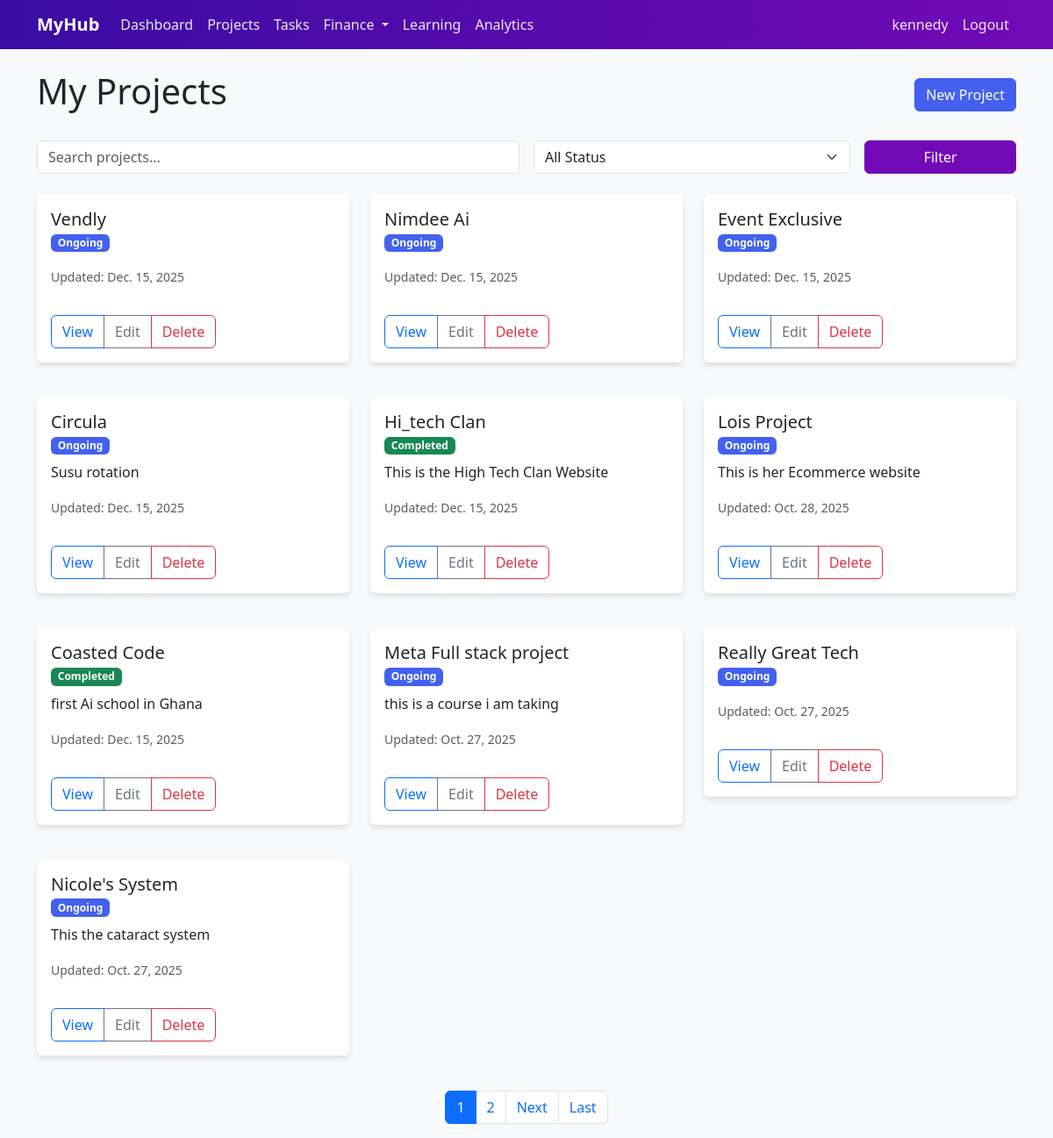
Page /projects/ (signed in) on the committed database.
### projects/models.py (models this page shows, shortened)
class Project(models.Model):
    STATUS_CHOICES = (
        ('ongoing', 'Ongoing'),
        ('completed', 'Completed'),
    )
    title = models.CharField(max_length=200)
    description = models.TextField(blank=True)
    owner = models.ForeignKey(settings.AUTH_USER_MODEL, on_delete=models.CASCADE, related_name='projects')
    status = models.CharField(max_length=10, choices=STATUS_CHOICES, default='ongoing')
    created_at = models.DateTimeField(auto_now_add=True)
    updated_at = models.DateTimeField(auto_now=True)

### projects/views.py (the view)
# urls.py: path('', ProjectListView.as_view(), name='project_list'),
class ProjectListView(LoginRequiredMixin, generic.ListView):
    model = Project
    template_name = 'projects/project_list.html'
    paginate_by = 10
    def get_queryset(self):
        queryset = Project.objects.filter(owner=self.request.user)
        search_query = self.request.GET.get('search', '')
        status_filter = self.request.GET.get('status', '')
        if search_query:
            queryset = queryset.filter(
                Q(title__icontains=search_query) |
                Q(description__icontains=search_query)
            )
        if status_filter:
            queryset = queryset.filter(status=status_filter)
        return queryset.order_by('-created_at')
    def get_context_data(self, **kwargs):
        context = super().get_context_data(**kwargs)
        context['search_query'] = self.request.GET.get('search', '')
        context['status_filter'] = self.request.GET.get('status', '')
        return context

### templates/projects/project_list.html (shortened to what this page needs)
{% extends "base.html" %}
{% load static %}
{% block content %}
<div class="d-flex justify-content-between align-items-center mb-4">
    <h1>My Projects</h1>
    <a href="{% url 'projects:project_create' %}" class="btn btn-primary">New Project</a>
</div>
<form method="get" class="mb-4">
    <div class="row g-3">
        <div class="col-md-6">
            <input type="text" name="search" class="form-control" placeholder="Search projects..." value="{{ search_query }}">
        </div>
        <div class="col-md-4">
            <select name="status" class="form-select">
                <option value="">All Status</option>
            </select>
        </div>
        <div class="col-md-2">
            <button type="submit" class="btn btn-secondary w-100">Filter</button>
        </div>
    </div>
</form>
<div class="row">
    {% for project in object_list %}
        <div class="col-md-4 mb-4">
            <div class="card">
                <div class="card-body">
                    <h5 class="card-title">{{ project.title }}</h5>
                    <h6 class="card-subtitle mb-2">
                        <span class="badge {% if project.status == 'completed' %}bg-success{% else %}bg-primary{% endif %}">
                            {{ project.get_status_display }}
                        </span>
                    </h6>
                    <p class="card-text">{{ project.description|truncatewords:30 }}</p>
                    <p class="card-text"><small class="text-muted">Updated: {{ project.updated_at|date }}</small></p>
                    <div class="btn-group">
                        <a href="{% url 'projects:project_detail' project.pk %}" class="btn btn-outline-primary">View</a>
                        <a href="{% url 'projects:project_edit' project.pk %}" class="btn btn-outline-secondary">Edit</a>
                        <a href="{% url 'projects:project_delete' project.pk %}" class="btn btn-outline-danger">Delete</a>
                    </div>
                </div>
            </div>
        </div>
    {% empty %}
        <div class="col-12">
            <p>No projects yet. <a href="{% url 'projects:project_create' %}">Create one</a>!</p>
        </div>
    {% endfor %}
</div>
{% if is_paginated %}
<nav aria-label="Page navigation">
    <ul class="pagination justify-content-center">
        {% for num in page_obj.paginator.page_range %}
            {% if page_obj.number == num %}
            <li class="page-item active"><span class="page-link">{{ num }}</span></li>
            {% elif num > page_obj.number|add:'-3' and num < page_obj.number|add:'3' %}
            <li class="page-item"><a class="page-link" href="?page={{ num }}">{{ num }}</a></li>
            {% endif %}
        {% endfor %}
        {% if page_obj.has_next %}
        <li class="page-item">
            <a class="page-link" href="?page={{ page_obj.next_page_number }}">Next</a>
        </li>
        <li class="page-item">
            <a class="page-link" href="?page={{ page_obj.paginator.num_pages }}">Last</a>
        </li>
        {% endif %}
    </ul>
</nav>
{% endif %}
{% endblock %}

### templates/base.html (shortened to what this page needs)
{% load static %}
<!DOCTYPE html>
<html lang="en">
<head>
    <link href="https://cdn.jsdelivr.net/npm/bootstrap@5.3.0/dist/css/bootstrap.min.css" rel="stylesheet">
    <link rel="stylesheet" href="https://cdn.jsdelivr.net/npm/bootstrap-icons@1.11.1/font/bootstrap-icons.css">
    <link rel="stylesheet" href="{% static 'css/style.css' %}">
</head>
<body>
    <nav class="navbar navbar-expand-lg navbar-dark bg-dark">
        <div class="container">
            <a class="navbar-brand" href="{% url 'projects:project_list' %}">MyHub</a>
            <div class="collapse navbar-collapse" id="navbarNav">
                <ul class="navbar-nav">
                    <li class="nav-item">
                        <a class="nav-link" href="{% url 'home' %}">Dashboard</a>
                    </li>
                    <li class="nav-item">
                        <a class="nav-link" href="{% url 'projects:project_list' %}">Projects</a>
                    </li>
                    <li class="nav-item">
                        <a class="nav-link" href="{% url 'tasks:task_list' %}">Tasks</a>
                    </li>
                    <li class="nav-item dropdown">
                        <a class="nav-link dropdown-toggle" href="#" id="financeDropdown" role="button" data-bs-toggle="dropdown">
                            Finance
                        </a>
                    </li>
                    <li class="nav-item">
                        <a class="nav-link" href="{% url 'learning:course_list' %}">Learning</a>
                    </li>
                    <li class="nav-item">
                        <a class="nav-link" href="{% url 'analytics:event_list' %}">Analytics</a>
                    </li>
                </ul>
                <ul class="navbar-nav ms-auto">
                    {% if user.is_authenticated %}
                        <li class="nav-item">
                            <span class="nav-link">{{ user.username }}</span>
                        </li>
                        <li class="nav-item">
                            <form method="post" action="{% url 'logout' %}" style="display: inline;">
                                <button type="submit" class="btn nav-link" style="border: none; background: none; cursor: pointer;">Logout</button>
                            </form>
                        </li>
                    {% endif %}
                </ul>
            </div>
        </div>
    </nav>
    <div class="container mt-4">
        {% block content %}
        {% endblock %}
    </div>
</body>
</html>

### static/css/style.css (style rules this page uses)
:root { --color-neon-pink: #F72585; --color-purple: #7209B7; --color-grape: #3A0CA3; --color-blue: #4361EE; --color-sky-blue: #4CC9F0; }
body { background-color: #f8f9fa; }
.navbar { background-color: var(--color-grape) !important; background: linear-gradient(to right, var(--color-grape), var(--color-purple)); }
.navbar-brand { font-weight: bold; color: white !important; }
.nav-link { color: rgba(255, 255, 255, 0.9) !important; transition: color 0.3s ease; }
.btn-primary { background-color: var(--color-blue); border-color: var(--color-blue); }
.btn-secondary { background-color: var(--color-purple); border-color: var(--color-purple); }
.card { border: none; box-shadow: 0 4px 6px rgba(0,0,0,0.1); margin-bottom: 1rem; transition: transform 0.2s; }
a { color: var(--color-blue); text-decoration: none; }
.bg-primary { background-color: var(--color-blue) !important; }
.btn-group { margin-top: 1rem; }

### rows in the picture
Project: title "Vendly", status "Ongoing", updated_at "Dec. 15, 2025"
Project: title "Nimdee Ai", status "Ongoing", updated_at "Dec. 15, 2025"
Project: title "Event Exclusive", status "Ongoing", updated_at "Dec. 15, 2025"
Project: title "Circula", status "Ongoing", description "Susu rotation", updated_at "Dec. 15, 2025"
Project: title "Hi_tech Clan", status "Completed", description "This is the High Tech Clan Website", updated_at "Dec. 15, 2025"
Project: title "Lois Project", status "Ongoing", description "This is her Ecommerce website", updated_at "Oct. 28, 2025"
Project: title "Coasted Code", status "Completed", description "first Ai school in Ghana", updated_at "Dec. 15, 2025"
Project: title "Meta Full stack project", status "Ongoing", description "this is a course i am taking", updated_at "Oct. 27, 2025"
Project: title "Really Great Tech", status "Ongoing", updated_at "Oct. 27, 2025"
Project: title "Nicole's System", status "Ongoing", description "This the cataract system", updated_at "Oct. 27, 2025"

### other values in the picture
{{ user.username }} "kennedy"
{{ num }} "1"
{{ num }} "2"
